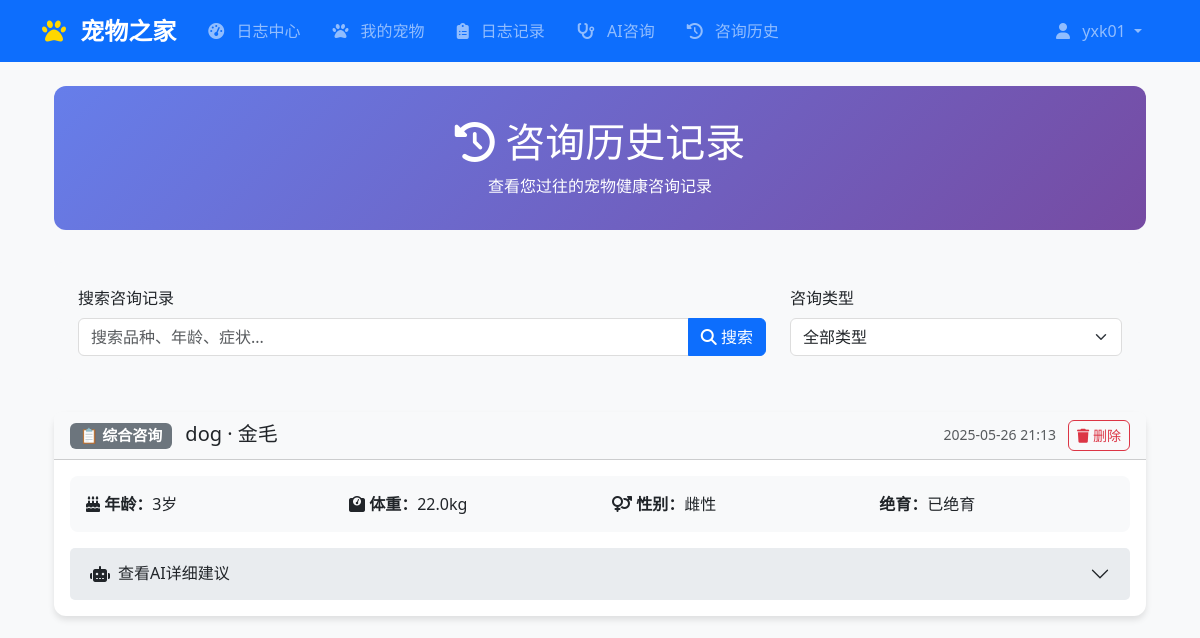
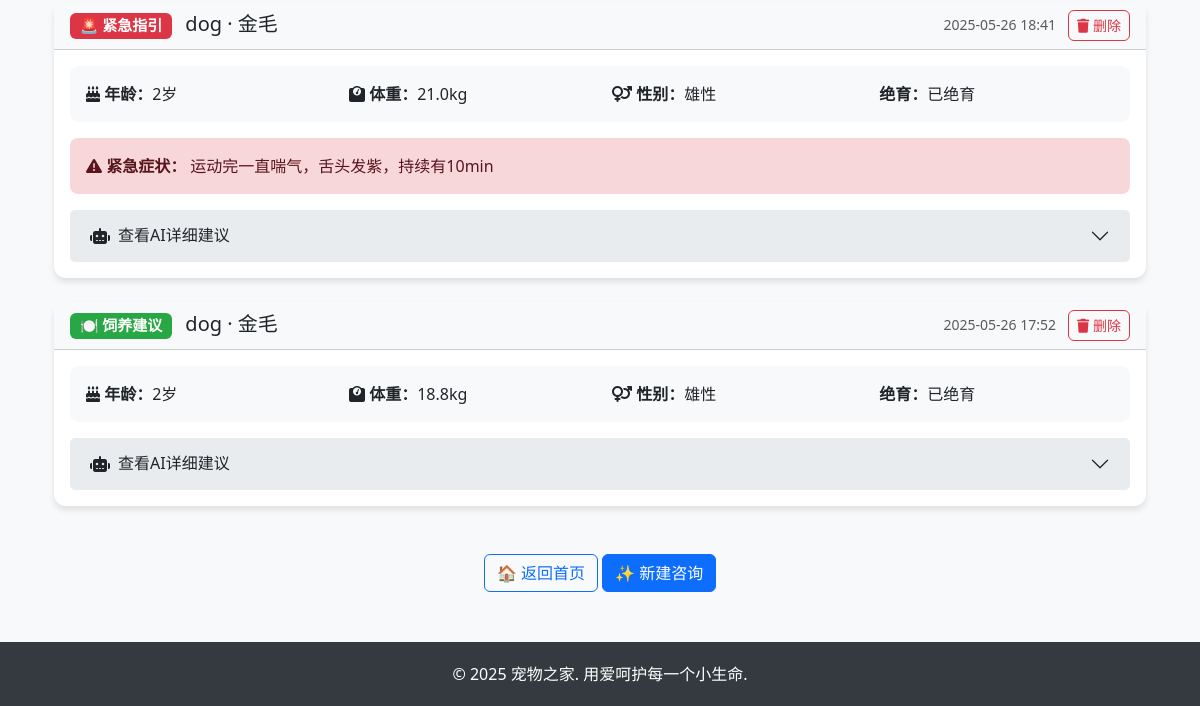
Page /consultations/history/ (signed in) on the earlier database version (2 pictures, top to bottom).
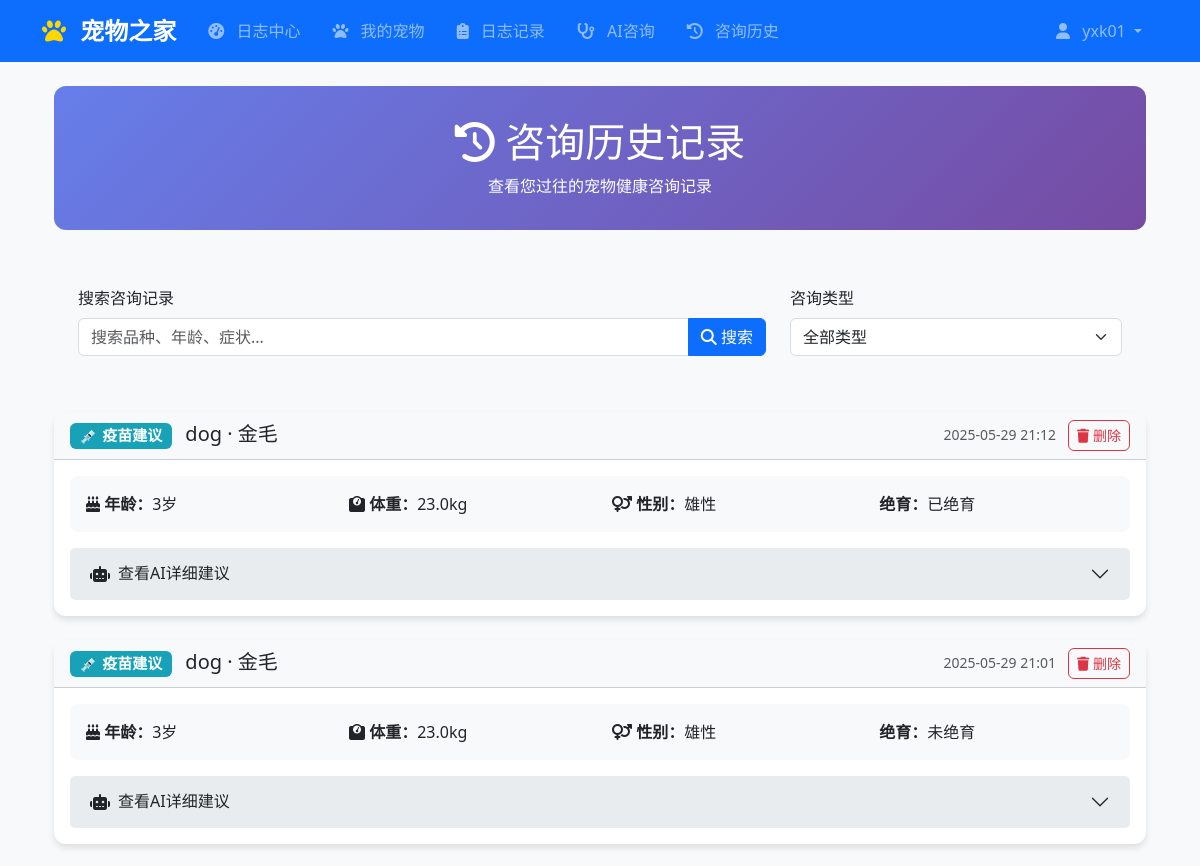
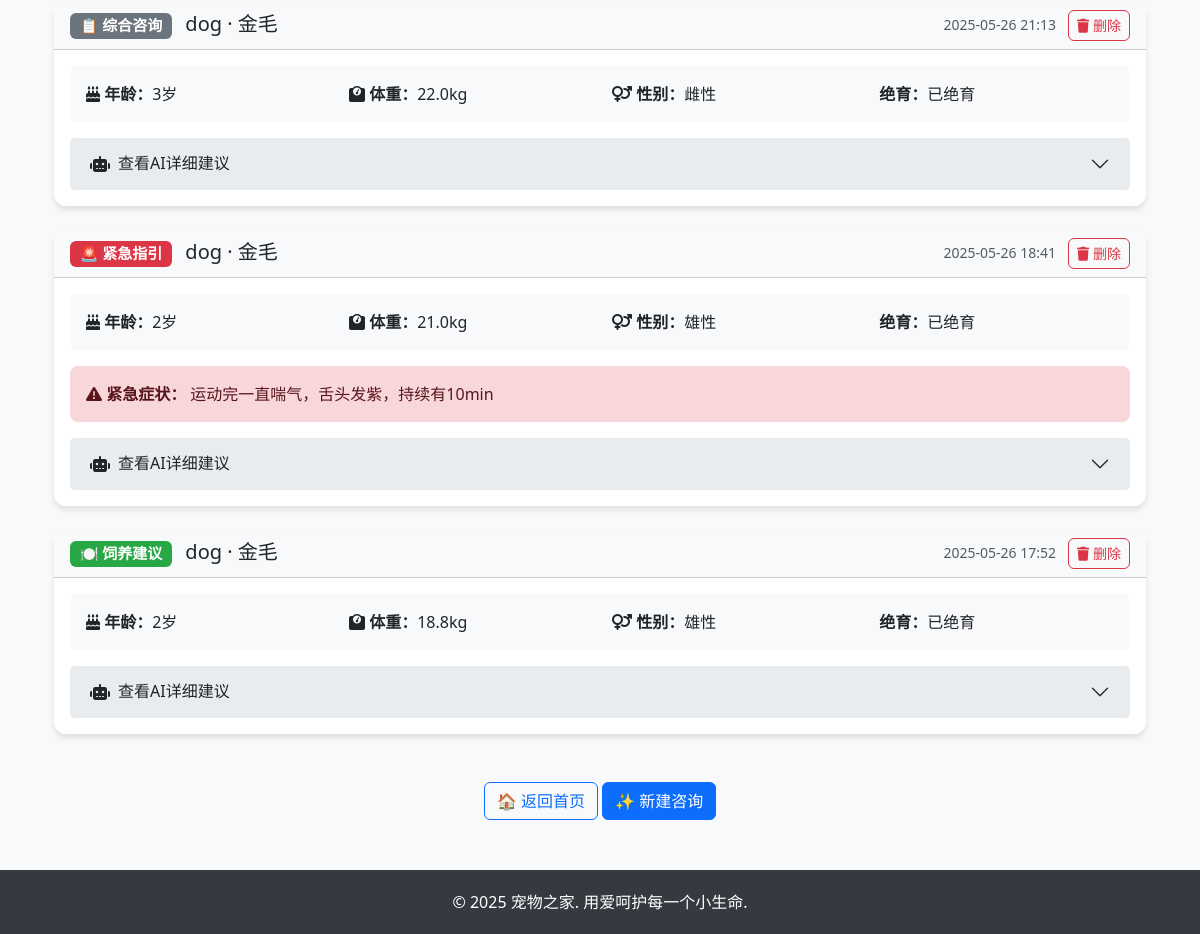
Same page on the later database version (2 pictures, top to bottom).
### accounts/models.py (models this page shows, shortened)
class CustomUser(AbstractUser):
    phone = models.CharField(max_length=15, blank=True, verbose_name='手机号码')
    profile_picture = models.ImageField(upload_to='profile_pics/', blank=True, verbose_name='头像')
    bio = models.TextField(max_length=500, blank=True, verbose_name='个人简介')
    birth_date = models.DateField(null=True, blank=True, verbose_name='生日')
    location = models.CharField(max_length=100, blank=True, verbose_name='所在地')
    settings_updated_at = models.DateTimeField(auto_now=True, verbose_name='设置更新时间')
    class Meta:
        verbose_name = '用户'
        verbose_name_plural = '用户'

### consultations/models.py (models this page shows, shortened)
class ConsultationHistory(TimeStampedModel):
    user = models.ForeignKey(
        settings.AUTH_USER_MODEL,
        on_delete=models.CASCADE,
        verbose_name="用户",
        related_name="consultation_histories"
    )
    pet = models.ForeignKey(
        Pet,
        on_delete=models.SET_NULL,
        null=True,
        blank=True,
        verbose_name="关联宠物",
        help_text="如果咨询是针对特定宠物的，可以关联宠物档案"
    )
    consult_type = models.CharField(
        max_length=20,
        choices=ConsultationChoices.CONSULT_TYPES,
        default='general',
        verbose_name="咨询类型"
    )
    pet_type = models.CharField(
        max_length=20,
        blank=True,
        verbose_name="宠物类型",
        help_text="当没有关联宠物档案时填写"
    )
    breed = models.CharField(
        max_length=100,
        blank=True,
        verbose_name="品种",
        help_text="当没有关联宠物档案时填写"
    )
    age = models.IntegerField(
        null=True,
        blank=True,
        verbose_name="年龄（月）",
        help_text="当没有关联宠物档案时填写，单位为月"
    )
    weight = models.FloatField(
        null=True,
        blank=True,
        verbose_name="体重（公斤）",
        help_text="当没有关联宠物档案时填写"
    )
    gender = models.CharField(
        max_length=10,
        choices=ConsultationChoices.GENDER_CHOICES,
        default='unknown',
        blank=True,
        verbose_name="性别",
        help_text="当没有关联宠物档案时填写"
    )
    is_neutered = models.CharField(
        max_length=10,
        choices=ConsultationChoices.NEUTERED_CHOICES,
        default='unknown',
        blank=True,
        verbose_name="绝育状态",
        help_text="当没有关联宠物档案时填写"
    )
    specific_question = models.TextField(
        blank=True,
        verbose_name="具体问题描述",
        help_text="详细描述您想咨询的问题"
    )
    emergency_symptoms = models.TextField(
        blank=True,
        verbose_name="紧急症状描述",
        help_text="如果是紧急情况，请详细描述症状"
    )
    additional_info = models.TextField(
        blank=True,
        verbose_name="补充信息",
        help_text="其他相关信息，如环境、饮食、行为变化等"
    )
    advice = models.TextField(
        verbose_name="AI建议",
        help_text="AI生成的建议和回复"
    )
    confidence_score = models.FloatField(
        null=True,
        blank=True,
        verbose_name="置信度分数",
        help_text="AI回复的置信度评分（0-1）"
    )
    user_rating = models.IntegerField(
        null=True,
        blank=True,
        choices=[(i, f"{i}星") for i in range(1, 6)],
        verbose_name="用户评分",
        help_text="用户对AI建议的评分（1-5星）"
    )
    user_feedback = models.TextField(
        blank=True,
        verbose_name="用户反馈",
        help_text="用户对AI建议的文字反馈"
    )
    session_id = models.CharField(
        max_length=100,
        blank=True,
        verbose_name="会话ID",
        help_text="用于关联同一次对话的多轮咨询"
    )
    ai_model_version = models.CharField(
        max_length=50,
        blank=True,
        verbose_name="AI模型版本",
        help_text="生成回复的AI模型版本"
    )
    processing_time = models.FloatField(
        null=True,
        blank=True,
        verbose_name="处理时间（秒）",
        help_text="AI处理请求所用的时间"
    )
    objects = ConsultationHistoryManager()
    class Meta:
        verbose_name = "AI咨询历史"
        verbose_name_plural = "AI咨询历史"
        ordering = ['-created_at']
        indexes = [
            models.Index(fields=['user', '-created_at']),
            models.Index(fields=['created_at']),
            models.Index(fields=['consult_type']),
            models.Index(fields=['session_id']),
            models.Index(fields=['pet']),
        ]

### consultations/views.py (the view, shortened to what this page needs)
# urls.py: path('history/', views.consultation_history_view, name='consultation_history'),
@login_required
def consultation_history_view(request):
    history_list = ConsultationHistory.objects.filter(user=request.user)
    query = request.GET.get('q')
    consult_type = request.GET.get('type')
    if consult_type:
        history_list = history_list.filter(consult_type=consult_type)
    paginator = Paginator(history_list, 5)  # 每页5条
    page_number = request.GET.get('page')
    page_obj = paginator.get_page(page_number)
    return render(request, 'consultations/consultation_history.html', {
        'page_obj': page_obj
    })

### consultations/templates/consultations/consultation_history.html (shortened to what this page needs)
{% extends "base.html" %}
{% block content %}
<div class="container mt-4">
    <div class="history-container">
        <div class="history-header">
            <h1><i class="fas fa-history"></i> 咨询历史记录</h1>
            <p class="mb-0">查看您过往的宠物健康咨询记录</p>
        </div>
        <div class="search-form">
            <form method="get">
                <div class="row align-items-end">
                    <div class="col-md-8">
                        <label class="form-label">搜索咨询记录</label>
                        <div class="input-group">
                            <input type="text" name="q" class="form-control"
                                   placeholder="搜索品种、年龄、症状..."
                                   value="{{ request.GET.q }}">
                            <button class="btn btn-primary" type="submit">
                                <i class="fas fa-search"></i> 搜索
                            </button>
                        </div>
                    </div>
                    <div class="col-md-4">
                        <label class="form-label">咨询类型</label>
                        <select name="type" class="form-select" title="选择咨询类型" onchange="this.form.submit()">
                            <option value="">全部类型</option>
                        </select>
                    </div>
                </div>
            </form>
        </div>
        <div class="row">
            {% for record in page_obj %}
            <div class="col-12 mb-4">
                <div class="card consultation-card">
                    <div class="card-header bg-light">
                        <div class="row align-items-center">
                            <div class="col-md-8">                                <h5 class="mb-0">
                                    {% if record.consult_type == 'feeding' %}
                                        <span class="badge badge-feeding me-2">🍽️ 饲养建议</span>
                                    {% elif record.consult_type == 'vaccine' %}
                                        <span class="badge badge-vaccine me-2">💉 疫苗建议</span>
                                    {% elif record.consult_type == 'health' %}
                                        <span class="badge badge-health me-2">🏃‍♂️ 健康建议</span>
                                    {% elif record.consult_type == 'emergency' %}
                                        <span class="badge badge-emergency me-2">🚨 紧急指引</span>
                                    {% else %}
                                        <span class="badge badge-general me-2">📋 综合咨询</span>
                                    {% endif %}
                                    {{ record.pet_type }} · {{ record.breed }}
                                </h5>
                            </div>
                            <div class="col-md-4 text-end">
                                <small class="text-muted">{{ record.created_at|date:"Y-m-d H:i" }}</small>
                                <a href="{% url 'consultations:delete_consultation_history' record.pk %}"
                                   class="btn btn-sm btn-outline-danger ms-2"
                                   onclick="return confirm('确定要删除这条记录吗？')">
                                    <i class="fas fa-trash"></i> 删除
                                </a>
                            </div>
                        </div>
                    </div>
                    <div class="card-body">
                        <div class="pet-info-grid">
                            <div class="row">
                                <div class="col-md-3">
                                    <strong><i class="fas fa-birthday-cake"></i> 年龄：</strong>{{ record.age }}岁
                                </div>
                                <div class="col-md-3">
                                    <strong><i class="fas fa-weight"></i> 体重：</strong>{{ record.weight }}kg
                                </div>
                                <div class="col-md-3">
                                    <strong><i class="fas fa-venus-mars"></i> 性别：</strong>{{ record.get_gender_display }}
                                </div>
                                <div class="col-md-3">
                                    <strong> 绝育：</strong>{{ record.get_is_neutered_display }}
                                </div>
                            </div>
                        </div>
                        {% if record.emergency_symptoms %}
                        <div class="mb-3 alert alert-danger">
                            <strong><i class="fas fa-exclamation-triangle"></i> 紧急症状：</strong>
                            {{ record.emergency_symptoms|truncatechars:100 }}
                        </div>
                        {% endif %}
                        <div class="accordion" id="accordion{{ record.id }}">
                            <div class="accordion-item border-0">
                                <h2 class="accordion-header" id="heading{{ record.id }}">
                                    <button class="accordion-button collapsed" type="button"
                                            data-bs-toggle="collapse" data-bs-target="#collapse{{ record.id }}">
                                        <i class="fas fa-robot me-2"></i> 查看AI详细建议
                                    </button>
                                </h2>
                            </div>
                        </div>
                    </div>
                </div>
            </div>
            {% endfor %}
        </div>
            <div class="text-center mt-4">
                <a href="{% url 'accounts:dashboard' %}" class="btn btn-outline-primary">🏠 返回首页</a>
                <a href="{% url 'consultations:pet_consult' %}" class="btn btn-primary">✨ 新建咨询</a>
            </div>
        </div>
    </div>
{% endblock %}

### templates/base.html (shortened to what this page needs)
<!DOCTYPE html>
<html lang="zh-CN">
<head>
    <link href="https://cdn.jsdelivr.net/npm/bootstrap@5.3.0/dist/css/bootstrap.min.css" rel="stylesheet">
    <link rel="stylesheet" href="https://cdnjs.cloudflare.com/ajax/libs/font-awesome/6.4.0/css/all.min.css">
</head>
<body>
    <nav class="navbar navbar-expand-lg navbar-dark bg-primary">
        <div class="container">
            <a class="navbar-brand" href="{% url 'home' %}">
                <i class="fas fa-paw"></i> 宠物之家
            </a>
                        <div class="collapse navbar-collapse" id="navbarNav">
                <ul class="navbar-nav me-auto">{% if user.is_authenticated %}
                        <li class="nav-item">
                            <a class="nav-link" href="{% url 'logs:logs_center' %}">
                                <i class="fas fa-tachometer-alt"></i> 日志中心
                            </a>
                        </li>
                        <li class="nav-item">
                            <a class="nav-link" href="{% url 'pets:pet_list' %}">
                                <i class="fas fa-paw"></i> 我的宠物
                            </a>
                        </li>
                        <li class="nav-item">
                            <a class="nav-link" href="{% url 'logs:log_list' %}">
                                <i class="fas fa-clipboard-list"></i> 日志记录
                            </a>
                        </li>                        <li class="nav-item">
                            <a class="nav-link" href="{% url 'accounts:dashboard' %}">
                                <i class="fas fa-stethoscope"></i> AI咨询
                            </a>
                        </li>
                        <li class="nav-item">
                            <a class="nav-link" href="{% url 'consultations:consultation_history' %}">
                                <i class="fas fa-history"></i> 咨询历史
                            </a>
                        </li>{% endif %}
                </ul>
                <ul class="navbar-nav">
                    {% if user.is_authenticated %}
                        <li class="nav-item dropdown">
                            <a class="nav-link dropdown-toggle" href="#" role="button" data-bs-toggle="dropdown" aria-expanded="false">
                                <i class="fas fa-user"></i> {{ user.username }}
                            </a>
                        </li>
                    {% endif %}
                </ul>
            </div>
        </div>
    </nav>
    <main class="container mt-4">
        {% block content %}{% endblock %}
    </main>
    <footer class="footer">
        <div class="container text-center">
            <p class="mb-0">&copy; 2025 宠物之家. 用爱呵护每一个小生命.</p>
        </div>
    </footer>
</body>
</html>

### templates/base.html (style rules this page uses)
body { font-family: 'Microsoft YaHei', 'Segoe UI', Tahoma, Geneva, Verdana, sans-serif; background-color: #f8f9fa; }
.navbar-brand { font-weight: bold; font-size: 1.5rem; }
.navbar-brand i { margin-right: 0.5rem; color: #ffd700; }
.navbar-nav .nav-link { margin: 0 0.5rem; border-radius: 6px; transition: all 0.3s ease; }
.navbar-nav .nav-link i { margin-right: 0.5rem; }
.btn { border-radius: 6px; font-weight: 500; transition: all 0.2s ease; }
.card { border: none; border-radius: 12px; box-shadow: 0 2px 4px rgba(0,0,0,0.1); transition: all 0.3s ease; }
.form-control, .form-select { border-radius: 6px; border: 1px solid #ddd; }
.alert { border-radius: 8px; border: none; }
main { min-height: calc(100vh - 200px); }
.footer { background-color: #343a40; color: white; padding: 20px 0; margin-top: 50px; }

### consultations/templates/consultations/consultation_history.html (style rules this page uses)
.history-container { max-width: 1200px; margin: 0 auto; }
.history-header { text-align: center; margin-bottom: 2rem; padding: 2rem; background: linear-gradient(135deg, #667eea 0%, #764ba2 100%); color: white; border-radius: 12px; }
.search-form { background: #f8f9fa; padding: 1.5rem; border-radius: 8px; margin-bottom: 2rem; }
.consultation-card { background: white; border-radius: 12px; box-shadow: 0 4px 6px rgba(0, 0, 0, 0.1); border: none; transition: transform 0.2s ease; }
.badge-feeding { background-color: #28a745; }
.badge-vaccine { background-color: #17a2b8; }
.badge-emergency { background-color: #dc3545; }
.badge-general { background-color: #6c757d; }
.pet-info-grid { background: #f8f9fa; padding: 1rem; border-radius: 8px; margin-bottom: 1rem; }
.accordion-button { background-color: #e9ecef !important; border: none; font-weight: 500; }

Differences in the rows shown:
added ConsultationHistory: consult_type "💉 疫苗建议", pet_type "dog", breed "金毛", created_at "2025-05-29 21:12", age "3", weight "23.0", gender "雄性", is_neutered "已绝育"
added ConsultationHistory: consult_type "💉 疫苗建议", pet_type "dog", breed "金毛", created_at "2025-05-29 21:01", age "3", weight "23.0", gender "雄性", is_neutered "未绝育"
